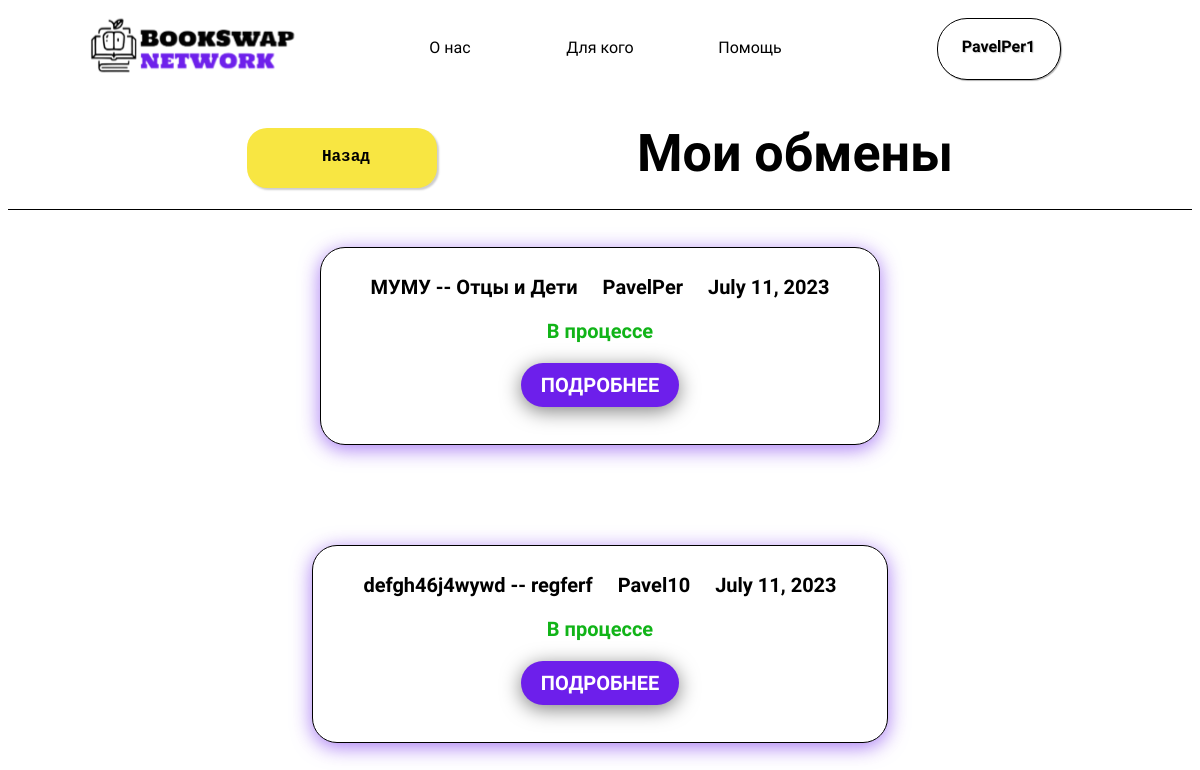
The app's page /exchange (signed in), older data.
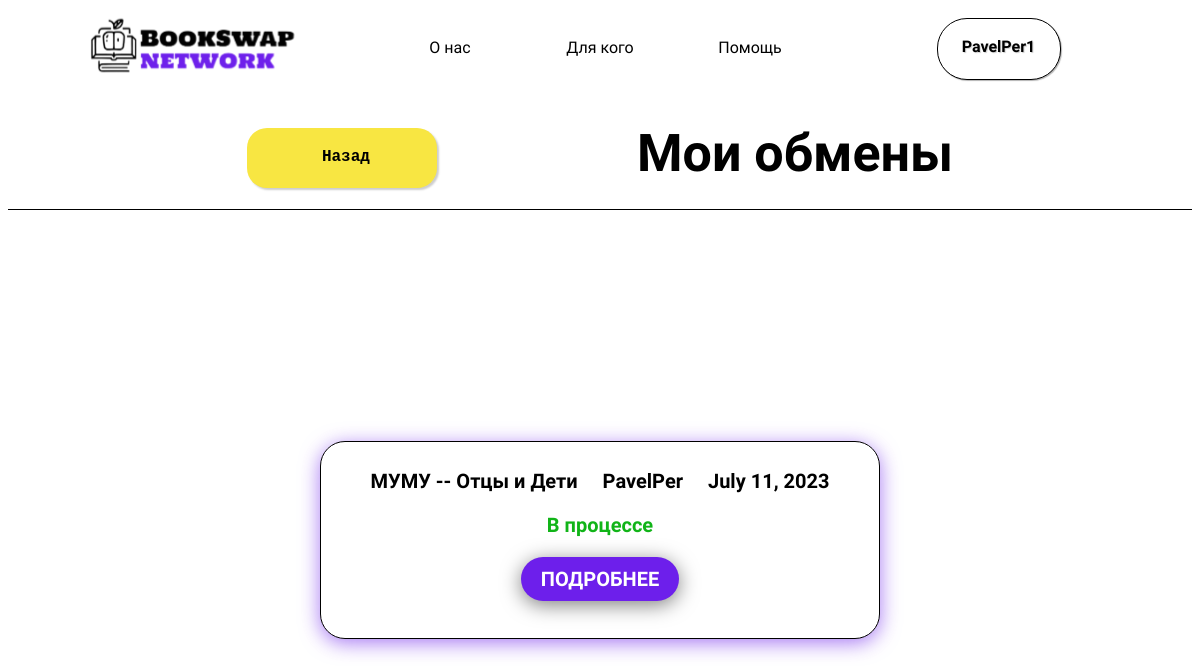
The same page, newer data.
### Exchange/models.py (models this page shows)
class Exchange(models.Model):
    one_book = models.ForeignKey(Books, on_delete=models.CASCADE, null=True, related_name='exchange')
    two_book = models.ForeignKey(Books, on_delete=models.CASCADE, null=True, related_name='two_book')
    date = models.DateField()
    status = models.CharField(max_length=50)

class Books(models.Model):
    name = models.CharField(max_length=50)
    status = models.BooleanField()
    author = models.CharField(max_length=50)
    genre = models.CharField(max_length=30)
    description = models.CharField(max_length=250)
    user = models.ForeignKey(User, on_delete=models.CASCADE, null=True)
    avatar = models.ImageField(upload_to='media/', null=True)

### Exchange/views.py (the view)
# urls.py: path('exchange', get_exchange, name='exchange')
def get_exchange(request):
    exchange = []
    for i in Exchange.objects.all():
        if i.one_book.user_id == request.user.id or i.two_book.user_id == request.user.id:
            exchange += [i]
    context = {
        'exchange': exchange
    }
    return render(request, 'exchange.html', context)

### Exchange/templates/exchange.html (shortened to what this page needs)
{% extends 'base.html' %}
{% load static %}
{% block link %}
<link rel="stylesheet" type="text/css" href="{% static 'exchange/exchange.css' %}">
<link rel="stylesheet" type="text/css" href="{% static 'profile/my_book.css' %}">
{% endblock %}
{% block content %}
      <div class="header2">
        <div class="katalog">
            <a href="{% url 'profile' %}"><button class="back-css">Назад</button></a>
        </div>
        <div class="b"><h1>Мои обмены</h1></div>
    </div>
    <div class="penis">
    </div>
<div style="flex: block; margin-top:50px;">
    {% for i in exchange %}
      <div class="exchanges__content content">
        <div class="content__item record">
          <div class="record__info info _sub-main-text">
            <span class="info__books"> {{i.one_book.name}} -- {{i.two_book.name}}</span>
              {% if i.two_book.user != request.user %}
            <span class="info__user">{{i.two_book.user}}</span>
              {% else %}
              <span class="info__user">{{i.one_book.user}}</span>
              {% endif %}
            <span class="info__date">{{i.date}}</span>
          </div>
          <span class="record__status _sub-main-text">{{i.status}}</span>
          <a href="#" class="record__detail button _sub-main-text">ПОДРОБНЕЕ</a>
        </div>
          {% endfor %}
      </div>
{% endblock %}

### Profile/templates/base.html (shortened to what this page needs)
{% load static %}
<html lang="en">
<head>
    <link rel="stylesheet" type="text/css" href="{% static 'profile/profile1.css' %}">
    <link href="https://fonts.cdnfonts.com/css/commissioner-2" rel="stylesheet">
    {% block link %}{% endblock %}
</head>
    <body>
        <div>
            <header class="header1">
                <div class="logo_div">
                    <a href="{% url 'index' %}"><img src="{% static 'images/logo.svg' %}" alt="BOOKSWAP" class="logo"></a>
                </div>
                <div class="menu_header">
                    <a class="menu_header1" href="{% url 'who' %}">О нас</a>
                    <a class="menu_header1" href="{% url 'dliakogo' %}">Для кого</a>
                    <a class="menu_header1" href="{% url 'help' %}">Помощь</a>
                </div>
                <div class='reg'>
                    {% if not request.user.is_authenticated %}
                    <a href="{% url 'login' %}"><nav class="login-css">Вход</nav></a>
                    <a href="{% url 'register' %}"><nav class="register-css">Регистрация</nav></a>
                    {% else %}
                    <a href="{% url 'profile' %}"><nav class="login-css">{{user.username}}</nav></a>
                    {% endif %}
                </div>
            </header>
                {% block content %}
                {% endblock %}
        </div>
</body>
</html>

### Profile/static/profile/profile1.css (style rules this page uses)
.content { display: flex; justify-content: center; align-items: center; height: 70vh; }
.button { padding: 10px 20px; background-color: #f2f2f2; border: none; border-radius: 5px; margin-bottom: 10px; cursor: pointer; }
.back-css { font-family: 'Commissioner', sans-serif; display: inline-block; -webkit-box-sizing: content-box; -moz-box-sizing: content-box; box-sizing: content-box; width: 150px; height: 40px; cursor: pointer; padding: 10px 20px; border: none; -webkit-border-radius: 20px; border-radius: 20px; font: normal normal bold 16px/normal "Lucida Console", Monaco, monospace; color: #0000; text-indent: 10px; -o-text-overflow: clip; text-overflow: clip; background: #F8E642; -webkit-box-shadow: 2px 2px 2px 0 rgba(0,0,0,0.2) ; box-shadow: 2px 2px 2px 0 rgba(0,0,0,0.2) ; text-shadow: -1px -1px 0 rgba(0,0,0,1) ; -webkit-transition: all 300ms cubic-bezier(0.42, 0, 0.58, 1); -moz-transition: all 300ms cubic-bezier(0.42, 0, 0.58, 1); -o-transition: all 300ms cubic-bezier(0.42, 0, 0.58, 1); transition: all 300ms cubic-bezier(0.42, 0, 0.58, 1); }
.header1 { position: relative; display: flex; flex-direction: row; justify-content: center; }
.logo_div { width: 100%; display: flex; flex-direction: row; justify-content: center; }
.logo { height: 80px; width: 220px; }
.login-css { margin-right: 20px; margin-top: 10px; height: 20px; -webkit-box-sizing: content-box; -moz-box-sizing: content-box; box-sizing: content-box; width: 82px; max-width: 82px; padding: 20px; overflow: hidden; border: 1px solid; -webkit-border-radius: 30px; border-radius: 30px; font: normal normal bold 16px/1 "Lucida Console", Monaco, monospace; color: rgba(0,0,0,1); text-align: center; -o-text-overflow: ellipsis; text-overflow: ellipsis; background: #ffffff; -webkit-box-shadow: 1px 1px 1px 0 rgba(0,0,0,0.3) ; box-shadow: 1px 1px 1px 0 rgba(0,0,0,0.3) ; text-shadow: 1px 1px 1px rgba(0,0,0,0.2) ; font-family: 'Commissioner', sans-serif; }
.menu_header { display: flex; flex-direction: row; justify-content: center; }
.menu_header1 { margin-top: 30px; width: 150; display: flex; flex-direction: row; justify-content: center; }
.reg { width: 100%; display: flex; flex-direction: row; justify-content: center; margin: 0px; }

### Exchange/static/exchange/exchange.css (style rules this page uses)
body { font-family: 'Commissioner', sans-serif; color: #000; }
* { box-sizing: border-box; }
a { all: unset; }
._sub-main-text { font-size: 20px; font-weight: 600; }
.button { text-align: center; cursor: pointer; width: auto; height: auto; border-radius: 225px; box-shadow: 0px 4px 20px 0px rgba(0, 0, 0, 0.50); display: flex; justify-content: center; align-items: center; }
.content { display: flex; flex-direction: column; align-items: center; gap: 10px; padding: 90px 90px 90px 90px; }
.record { border-radius: 25px; border: 1px solid #000; background: #FFF; box-shadow: 0px 4px 20px 0px rgba(109, 31, 235, 0.60); width: 1580px; display: flex; justify-content: space-between; align-items: center; padding: 27px 50px; }
.info { display: flex; flex-wrap: wrap; align-items: center; justify-content: center; gap: 25px; }
.record__status { color: #11B418; }
.record__detail { color: #FFF; background: #6D1FEB; }
@media (max-width: 1690px) { .record { flex-direction: column; gap: 20px; width: auto; } }

Row changes from the older to the newer data that the page shows:
removed Exchange: one_book.name "defgh46j4wywd", two_book.name "regferf", two_book.user "Pavel10", date "July 11, 2023", status "В процессе"
